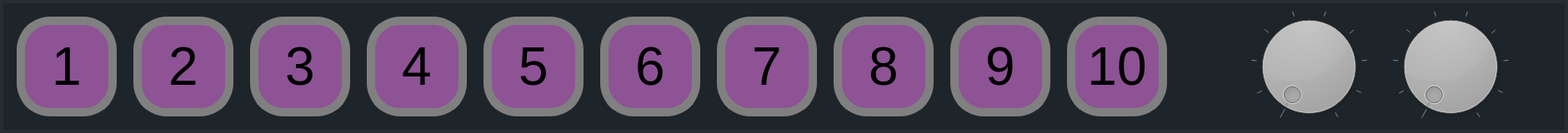
   <widget class="QGroupBox" name="groupBox_5">
    <property name="geometry">
     <rect>
      <x>20</x>
      <y>760</y>
      <width>1881</width>
      <height>160</height>
     </rect>
    </property>
    <property name="styleSheet">
     <string notr="true">background-color: #1e252a; 
border: 4px solid #262d32; </string>
    </property>
    <property name="title">
     <string/>
    </property>
    <property name="flat">
     <bool>false</bool>
    </property>
    <widget class="QPushButton" name="pushButton52">
     <property name="geometry">
      <rect>
       <x>160</x>
       <y>20</y>
       <width>120</width>
       <height>120</height>
      </rect>
     </property>
     <property name="font">
      <font>
       <family>Helvetica Neue</family>
       <pointsize>48</pointsize>
      </font>
     </property>
     <property name="styleSheet">
      <string notr="true">border: 10px solid grey; 
background-color: #8D5395;
border-radius: 40px;</string>
     </property>
     <property name="text">
      <string>2</string>
     </property>
     <property name="flat">
      <bool>false</bool>
     </property>
    </widget>
    <widget class="QPushButton" name="pushButton57">
     <property name="geometry">
      <rect>
       <x>860</x>
       <y>20</y>
       <width>120</width>
       <height>120</height>
      </rect>
     </property>
     <property name="font">
      <font>
       <family>Helvetica Neue</family>
       <pointsize>48</pointsize>
      </font>
     </property>
     <property name="autoFillBackground">
      <bool>false</bool>
     </property>
     <property name="styleSheet">
      <string notr="true">border: 10px solid grey; 
background-color: #8D5395;
border-radius: 40px;</string>
     </property>
     <property name="text">
      <string>7</string>
     </property>
     <property name="flat">
      <bool>false</bool>
     </property>
    </widget>
    <widget class="QPushButton" name="pushButton50">
     <property name="geometry">
      <rect>
       <x>1280</x>
       <y>20</y>
       <width>120</width>
       <height>120</height>
      </rect>
     </property>
     <property name="font">
      <font>
       <family>Helvetica Neue</family>
       <pointsize>48</pointsize>
      </font>
     </property>
     <property name="styleSheet">
      <string notr="true">border: 10px solid grey; 
background-color: #8D5395;
border-radius: 40px;</string>
     </property>
     <property name="text">
      <string>10</string>
     </property>
     <property name="flat">
      <bool>false</bool>
     </property>
    </widget>
    <widget class="QPushButton" name="pushButton55">
     <property name="geometry">
      <rect>
       <x>580</x>
       <y>20</y>
       <width>120</width>
       <height>120</height>
      </rect>
     </property>
     <property name="font">
      <font>
       <family>Helvetica Neue</family>
       <pointsize>48</pointsize>
      </font>
     </property>
     <property name="styleSheet">
      <string notr="true">border: 10px solid grey; 
background-color: #8D5395;
border-radius: 40px;</string>
     </property>
     <property name="text">
      <string>5</string>
     </property>
     <property name="flat">
      <bool>false</bool>
     </property>
    </widget>
    <widget class="QPushButton" name="pushButton56">
     <property name="geometry">
      <rect>
       <x>720</x>
       <y>20</y>
       <width>120</width>
       <height>120</height>
      </rect>
     </property>
     <property name="font">
      <font>
       <family>Helvetica Neue</family>
       <pointsize>48</pointsize>
      </font>
     </property>
     <property name="styleSheet">
      <string notr="true">border: 10px solid grey; 
background-color: #8D5395;
border-radius: 40px;</string>
     </property>
     <property name="text">
      <string>6</string>
     </property>
     <property name="flat">
      <bool>false</bool>
     </property>
    </widget>
    <widget class="QPushButton" name="pushButton51">
     <property name="geometry">
      <rect>
       <x>20</x>
       <y>20</y>
       <width>120</width>
       <height>120</height>
      </rect>
     </property>
     <property name="font">
      <font>
       <family>Helvetica Neue</family>
       <pointsize>48</pointsize>
      </font>
     </property>
     <property name="styleSheet">
      <string notr="true">border: 10px solid grey; 
background-color: #8D5395;
border-radius: 40px;</string>
     </property>
     <property name="text">
      <string>1</string>
     </property>
     <property name="flat">
      <bool>false</bool>
     </property>
    </widget>
    <widget class="QPushButton" name="pushButton54">
     <property name="geometry">
      <rect>
       <x>440</x>
       <y>20</y>
       <width>120</width>
       <height>120</height>
      </rect>
     </property>
     <property name="font">
      <font>
       <family>Helvetica Neue</family>
       <pointsize>48</pointsize>
      </font>
     </property>
     <property name="styleSheet">
      <string notr="true">border: 10px solid grey; 
background-color: #8D5395;
border-radius: 40px;</string>
     </property>
     <property name="text">
      <string>4</string>
     </property>
     <property name="flat">
      <bool>false</bool>
     </property>
    </widget>
    <widget class="QPushButton" name="pushButton53">
     <property name="geometry">
      <rect>
       <x>300</x>
       <y>20</y>
       <width>120</width>
       <height>120</height>
      </rect>
     </property>
     <property name="font">
      <font>
       <family>Helvetica Neue</family>
       <pointsize>48</pointsize>
      </font>
     </property>
     <property name="styleSheet">
      <string notr="true">border: 10px solid grey; 
background-color: #8D5395;
border-radius: 40px;</string>
     </property>
     <property name="text">
      <string>3</string>
     </property>
     <property name="flat">
      <bool>false</bool>
     </property>
    </widget>
    <widget class="QPushButton" name="pushButton58">
     <property name="geometry">
      <rect>
       <x>1000</x>
       <y>20</y>
       <width>120</width>
       <height>120</height>
      </rect>
     </property>
     <property name="font">
      <font>
       <family>Helvetica Neue</family>
       <pointsize>48</pointsize>
      </font>
     </property>
     <property name="styleSheet">
      <string notr="true">border: 10px solid grey; 
background-color: #8D5395;
border-radius: 40px;</string>
     </property>
     <property name="text">
      <string>8</string>
     </property>
     <property name="flat">
      <bool>false</bool>
     </property>
    </widget>
    <widget class="QPushButton" name="pushButton59">
     <property name="geometry">
      <rect>
       <x>1140</x>
       <y>20</y>
       <width>120</width>
       <height>120</height>
      </rect>
     </property>
     <property name="font">
      <font>
       <family>Helvetica Neue</family>
       <pointsize>48</pointsize>
      </font>
     </property>
     <property name="styleSheet">
      <string notr="true">border: 10px solid grey; 
background-color: #8D5395;
border-radius: 40px;</string>
     </property>
     <property name="text">
      <string>9</string>
     </property>
     <property name="flat">
      <bool>false</bool>
     </property>
    </widget>
    <widget class="QDial" name="dial5s">
     <property name="geometry">
      <rect>
       <x>1670</x>
       <y>10</y>
       <width>140</width>
       <height>140</height>
      </rect>
     </property>
     <property name="styleSheet">
      <string notr="true">background: black;</string>
     </property>
     <property name="minimum">
      <number>1</number>
     </property>
     <property name="maximum">
      <number>10</number>
     </property>
     <property name="notchTarget">
      <double>11.699999999999999</double>
     </property>
     <property name="notchesVisible">
      <bool>true</bool>
     </property>
    </widget>
    <widget class="QDial" name="dial5p">
     <property name="geometry">
      <rect>
       <x>1500</x>
       <y>10</y>
       <width>140</width>
       <height>140</height>
      </rect>
     </property>
     <property name="styleSheet">
      <string notr="true">background: black;</string>
     </property>
     <property name="minimum">
      <number>1</number>
     </property>
     <property name="maximum">
      <number>10</number>
     </property>
     <property name="invertedAppearance">
      <bool>false</bool>
     </property>
     <property name="invertedControls">
      <bool>false</bool>
     </property>
     <property name="wrapping">
      <bool>false</bool>
     </property>
     <property name="notchTarget">
      <double>11.699999999999999</double>
     </property>
     <property name="notchesVisible">
      <bool>true</bool>
     </property>
    </widget>
   </widget>
